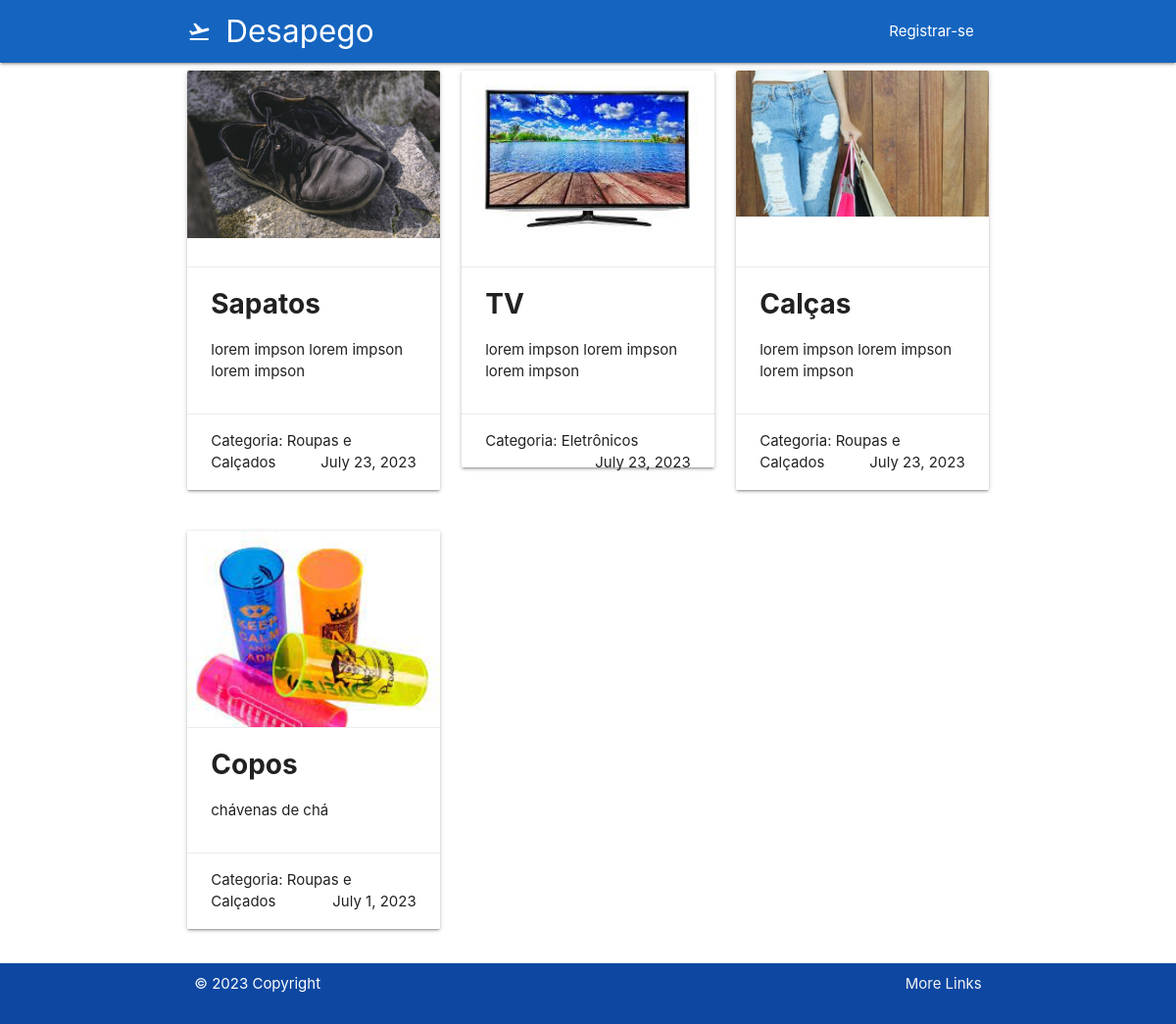
The app's page /, older data.
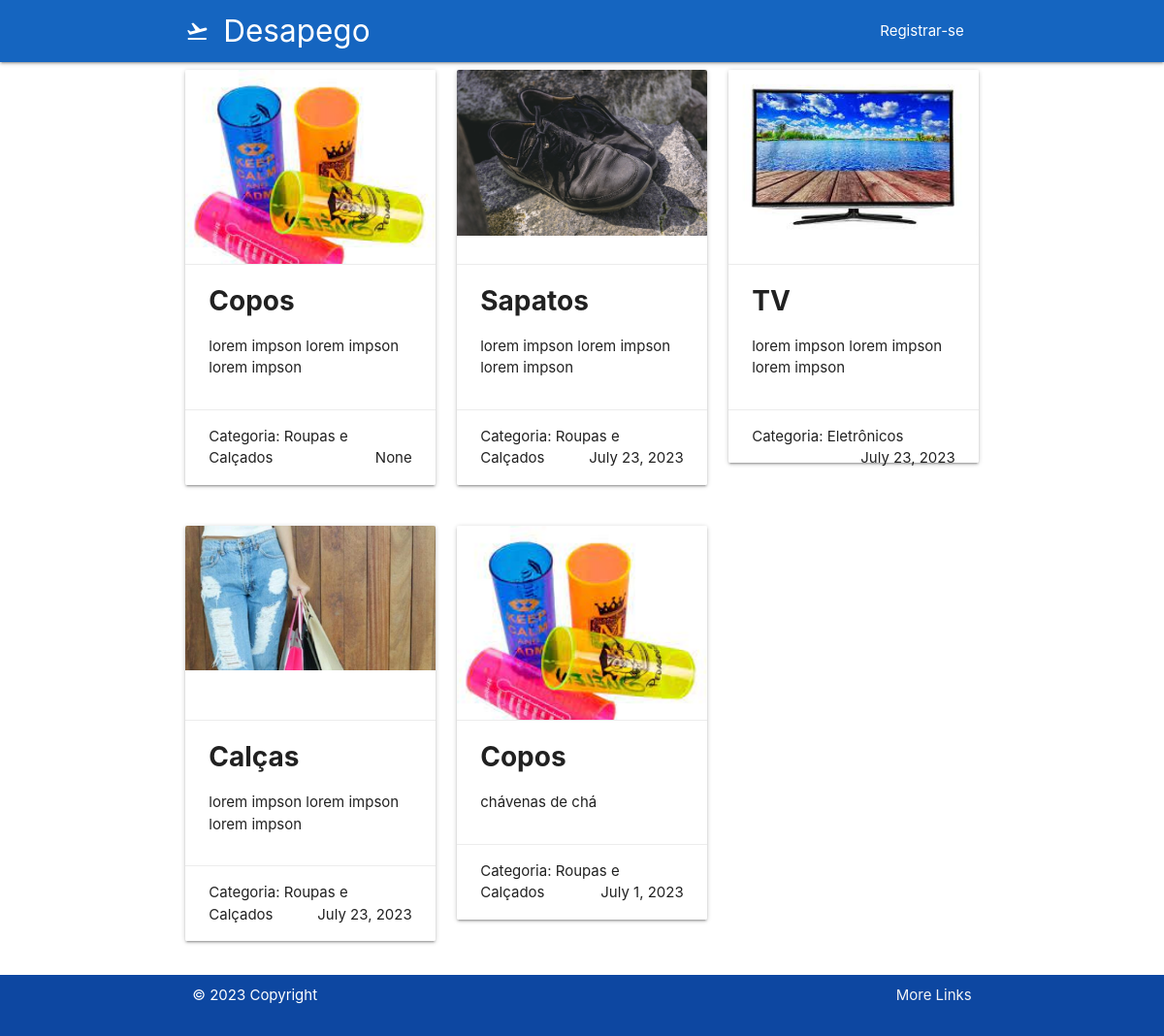
The same page, newer data.
### doeja/models/Donations.py (models this page shows, shortened)
class Donation(TimestampedModel):
    user = models.ForeignKey(Profile, on_delete=models.CASCADE)
    name_of_object = models.CharField(max_length=100, null=True, blank=True)
    description = models.CharField(max_length=255, null=True, blank=True)
    date_of_donation = models.DateField(default=None, null=True, blank=True)
    status = models.IntegerField(choices=DONATION_STATUS, default=1)
    picture = models.ImageField(null=True, blank=True)
    category = models.IntegerField(choices=CATEGORY_CHOICES, default=1)
    likes = models.ManyToManyField(User, related_name='likes', blank=True)

### doeja/views/HomeView.py (the view)
def list_donation_view(request):
    name_of_object = request.GET.get("name_of_object")
    description = request.GET.get('description')
    date_of_donation = request.GET.get('date_of_donation')
    status = request.GET.get('status')
    picture = request.GET.get('picture')
    category = request.GET.get('category')
    donations = Donation.objects.all().order_by('-created_at')
    if name_of_object is not None:
        donations = donations.filter(name_of_object__icontains=name_of_object)
    if description is not None:
        donations = donations.filter(description__id=description)
    if date_of_donation is not None:
        donations = donations.filter(date_of_donation__id=date_of_donation)
    if status is not None:
        donations = donations.filter(status__id=status)
    if picture is not None:
        donations = donations.filter(picture__id=picture)
    if category is not None:
        donations = donations.filter(category__id=category)
    context={
        'donations' : donations
    }
    return render(
        request, template_name='home/home.html', context=context
    )

### doeja/templates/home/home.html (shortened to what this page needs)
{% extends 'base.html' %} {% load static %} {% block title%}Doações {% endblock%}
{% block content %}
<div>
  <div class="container">
    <div class="row">
      {% for donation in donations %}
        <div class="col s12 m4">
          <div class="card">
            {% if donation.picture %}
              <div class="card-image">
                <img src="{{ donation.picture.url }}" alt="{{ donation.name_of_object }}">
              </div>
              {% endif %}
              <div class="card-action">
              <span class="text-black h3" style="font-weight: bold; font-size: 28px;">{{ donation.name_of_object }}</span>
              <p>{{ donation.description }}</p>
            </div>
            <div class="card-action">
              <span>Categoria: {{ donation.get_category_display }}</span>
              <span class="right">{{ donation.date_of_donation }}</span>
            </div>
          </div>
        </div>
        {% if forloop.counter|divisibleby:3 and not forloop.last %}
          </div><div class="row">
        {% endif %}
      {% endfor %}
    </div>
    </div>
</div>
{% endblock content %}

### doeja/templates/base.html (shortened to what this page needs)
{% load static%}
<!DOCTYPE html>
<html lang="en">
  <head>
    <link
      rel="stylesheet"
      href="https://cdnjs.cloudflare.com/ajax/libs/materialize/1.0.0/css/materialize.min.css"
    />
    <link rel="stylesheet" href="{% static 'css/style.css' %}">
  </head>
  <body>
    <header>
      <nav class="navbar navbar-fixed">
        <div class="nav-wrapper blue darken-3">
          <div class="container">
            <div class="row">
              <div class="col s12">
                <a href="{% url 'home' %}" class="brand-logo">
                  Desa<i class="material-icons">flight_takeoff</i>pego
                </a>
                <ul id="nav-mobile" class="right hide-on-med-and-down">
                  {% if user.is_authenticated %}
                    {% if user.profile.role == 2 %}
                      <li><a href="{% url 'own_donation' %}">Minhas Doações</a></li>
                    {% endif %}
                  <li><a href="">Perfil</a></li>
                  <li><a href="{% url 'logout' %}">Sair</a></li>
                  {% else %}
                  <li><a href="{% url 'register' %}">Registrar-se</a></li>
                  {% endif %}
                </ul>
              </div>
            </div>
          </div>
        </div>
      </nav>
    </header>
    {% block content %}
    {% endblock %}
    <footer
      class="blue darken-3"
      style="position: relative; width: 100%"
    >
      <div class="blue darken-4 white-text" style="padding: 10px">
        <div class="container">
          <div class="row">
            <div class="col s12">
              © 2023 Copyright
              <a class="grey-text text-lighten-4 right" href="#!">More Links</a>
            </div>
          </div>
        </div>
      </div>
    </footer>
  </body>
</html>

### doeja/templates/home/home.html (style rules this page uses)
.card-image { object-fit: cover; height: 200px; width: 100%; }

Row changes from the older to the newer data that the page shows:
added Donation: picture (picture), name_of_object "Copos", description "lorem impson lorem impson lorem impson", category "Roupas e Calçados", date_of_donation "None"
